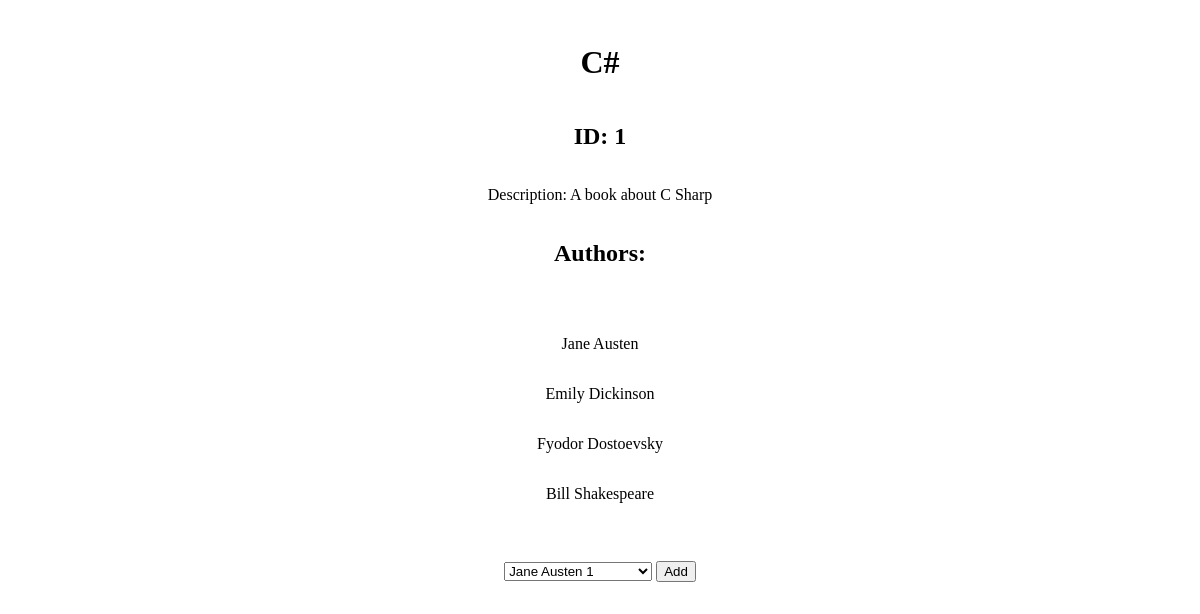
The page /show_book/1 on the database as committed earlier.
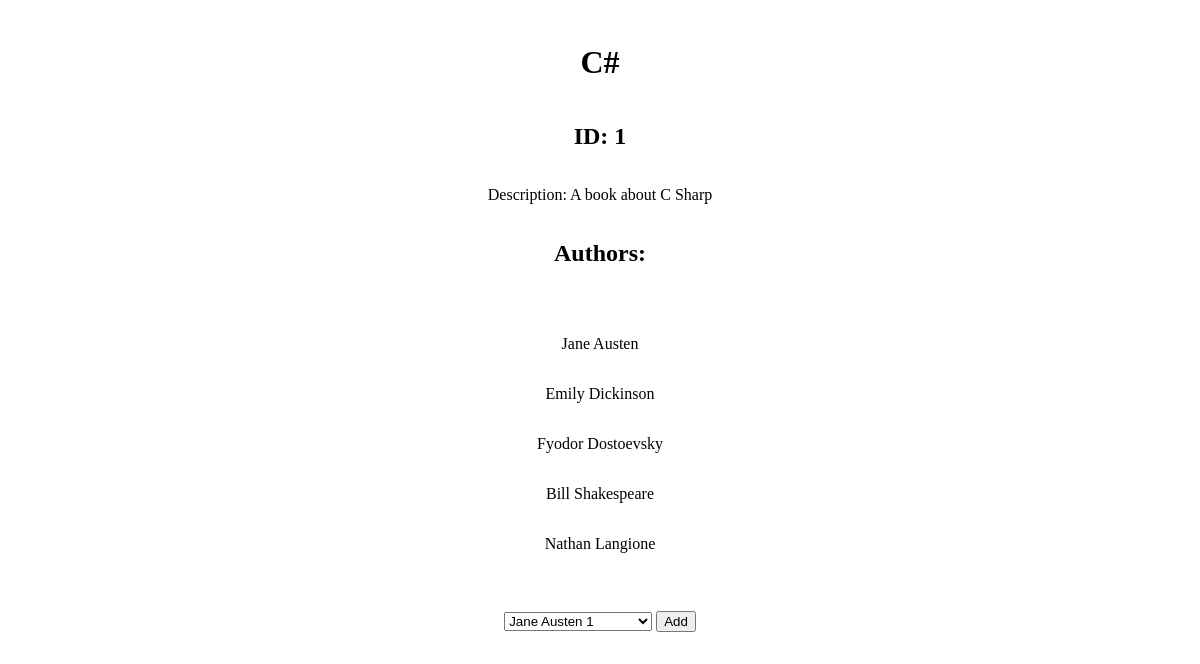
The same page on the database as committed later.
### books_authors_app/models.py (models this page shows, shortened)
class Authors(models.Model):
    first_name = models.CharField(max_length=45)
    last_name = models.CharField(max_length=45)
    notes = models.TextField()
    books = models.ManyToManyField(Books, related_name="author")
    created_at = models.DateTimeField(auto_now_add=True)
    updated_at = models.DateTimeField(auto_now=True)

### books_authors_app/views.py (the view)
# urls.py: path('show_book/<int:id>', views.show_book),
def show_book(request, id):
    context = {
        "book": Books.objects.get(id=id),
        "authors": Authors.objects.all()
    }
    return render(request,'show_book.html', context)

### books_authors_app/templates/show_book.html (shortened to what this page needs)
<!DOCTYPE html>
<html>
    <head>
        {% load static %}
        <link rel="stylesheet" href="{% static 'css/style.css' %}">
    </head>
    <body>
        <div>
            <h1>{{book.title}}</h1>
            <h2>ID: {{book.id}}</h2>
            <p>Description: {{book.description}}</p>
            <h2>Authors:</h2>
            <p>
                {% for author in book.author.all %}
                <p>{{author.first_name}} {{author.last_name}}</p>
                {% endfor %}
            </p>
            </div>
            <div class="add_author">
                <form action="/add_author" method="post">
                    <select name="author_id">
                        {% for author in authors %}
                        <option name="author_id" value="{{author.id}}">{{author.first_name}} {{author.last_name}} {{author.id}}</option>
                        {% endfor %}
                    </select>
                    <button type="submit">Add</button>
                </form>
            </div>
    </body>

Rows that differ between the two databases and show on the page:
added Authors: first_name "Nathan", last_name "Langione"
